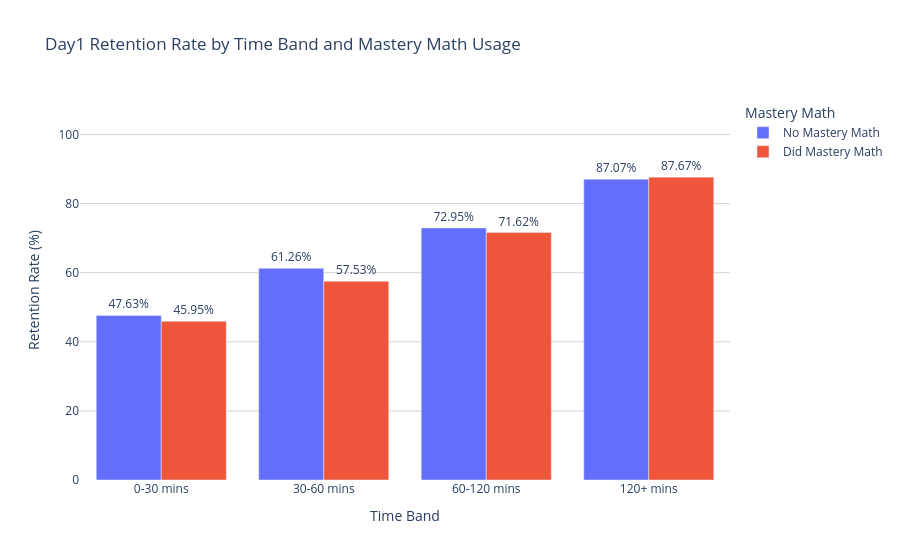

The notebook cell saved with this chart:
### Code cell
strat_df['did_mastery_math'] = strat_df['did_mastery_math'].map({0: 'No Mastery Math', 1: 'Did Mastery Math'})

fig = px.bar(
    strat_df,
    x='time_band',
    y='retention_rate',
    color='did_mastery_math',
    barmode='group',
    title='Day1 Retention Rate by Time Band and Mastery Math Usage',
    labels={
        'time_band': 'Time Band',
        'retention_rate': 'Retention Rate (%)',
        'did_mastery_math': 'Mastery Math'
    },
    text='retention_rate',
    category_orders={'time_band': ['0-30 mins', '30-60 mins', '60-120 mins', '120+ mins']}
)

fig.update_traces(
    texttemplate='%{text}%',
    textposition='outside'
)

fig.update_layout(
    plot_bgcolor='white',
    yaxis=dict(gridcolor='lightgrey'),
    yaxis_range=[0, 110]
)

fig.show()

### Figure 1 — Plotly figure (JSON) as saved in the notebook; plotly's stock layout.template omitted (floating-point values rounded to 4 significant figures)
{"data": [{"alignmentgroup": "True", "hovertemplate": "Mastery Math=No Mastery Math<br>Time Band=%{x}<br>Retention Rate (%)=%{text}<extra></extra>", "legendgroup": "No Mastery Math", "marker": {"color": "#636efa", "pattern": {"shape": ""}}, "name": "No Mastery Math", "offsetgroup": "No Mastery Math", "orientation": "v", "showlegend": true, "text": [47.63, 87.07, 61.26, 72.95], "textposition": "outside", "texttemplate": "%{text}%", "type": "bar", "x": ["0-30 mins", "120+ mins", "30-60 mins", "60-120 mins"], "xaxis": "x", "y": [47.63, 87.07, 61.26, 72.95], "yaxis": "y"}, {"alignmentgroup": "True", "hovertemplate": "Mastery Math=Did Mastery Math<br>Time Band=%{x}<br>Retention Rate (%)=%{text}<extra></extra>", "legendgroup": "Did Mastery Math", "marker": {"color": "#EF553B", "pattern": {"shape": ""}}, "name": "Did Mastery Math", "offsetgroup": "Did Mastery Math", "orientation": "v", "showlegend": true, "text": [45.95, 87.67, 57.53, 71.62], "textposition": "outside", "texttemplate": "%{text}%", "type": "bar", "x": ["0-30 mins", "120+ mins", "30-60 mins", "60-120 mins"], "xaxis": "x", "y": [45.95, 87.67, 57.53, 71.62], "yaxis": "y"}], "layout": {"barmode": "group", "legend": {"title": {"text": "Mastery Math"}, "tracegroupgap": 0}, "plot_bgcolor": "white", "title": {"text": "Day1 Retention Rate by Time Band and Mastery Math Usage"}, "xaxis": {"anchor": "y", "categoryarray": ["0-30 mins", "30-60 mins", "60-120 mins", "120+ mins"], "categoryorder": "array", "domain": [0, 1], "title": {"text": "Time Band"}}, "yaxis": {"anchor": "x", "domain": [0, 1], "gridcolor": "lightgrey", "range": [0, 110], "title": {"text": "Retention Rate (%)"}}}}
